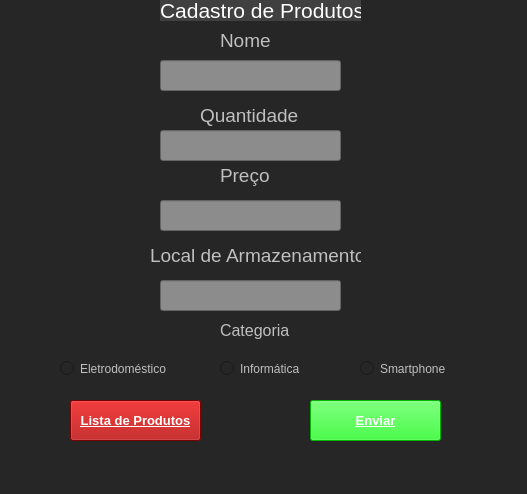
<?xml version="1.0" encoding="UTF-8"?>
<ui version="4.0">
 <class>MainWindow</class>
 <widget class="QMainWindow" name="MainWindow">
  <property name="geometry">
   <rect>
    <x>0</x>
    <y>0</y>
    <width>527</width>
    <height>494</height>
   </rect>
  </property>
  <property name="windowTitle">
   <string>MainWindow</string>
  </property>
  <property name="styleSheet">
   <string notr="true">background-color: rgb(38, 38, 38);
color: rgb(191, 191, 191);</string>
  </property>
  <widget class="QWidget" name="centralwidget">
   <property name="autoFillBackground">
    <bool>false</bool>
   </property>
   <widget class="QLabel" name="label_2">
    <property name="geometry">
     <rect>
      <x>220</x>
      <y>30</y>
      <width>61</width>
      <height>21</height>
     </rect>
    </property>
    <property name="font">
     <font>
      <pointsize>14</pointsize>
     </font>
    </property>
    <property name="text">
     <string>Nome</string>
    </property>
   </widget>
   <widget class="QLabel" name="label_3">
    <property name="geometry">
     <rect>
      <x>200</x>
      <y>100</y>
      <width>111</width>
      <height>31</height>
     </rect>
    </property>
    <property name="font">
     <font>
      <pointsize>14</pointsize>
     </font>
    </property>
    <property name="text">
     <string>Quantidade</string>
    </property>
   </widget>
   <widget class="QLabel" name="label_4">
    <property name="geometry">
     <rect>
      <x>220</x>
      <y>160</y>
      <width>51</width>
      <height>31</height>
     </rect>
    </property>
    <property name="font">
     <font>
      <pointsize>14</pointsize>
      <weight>50</weight>
      <bold>false</bold>
     </font>
    </property>
    <property name="text">
     <string>Preço</string>
    </property>
   </widget>
   <widget class="QLineEdit" name="lineEdit">
    <property name="geometry">
     <rect>
      <x>160</x>
      <y>60</y>
      <width>181</width>
      <height>31</height>
     </rect>
    </property>
    <property name="font">
     <font>
      <pointsize>12</pointsize>
     </font>
    </property>
    <property name="styleSheet">
     <string notr="true">background-color: rgb(140, 140, 140);
color: rgb(255, 255, 255);</string>
    </property>
   </widget>
   <widget class="QLineEdit" name="lineEdit_2">
    <property name="geometry">
     <rect>
      <x>160</x>
      <y>130</y>
      <width>181</width>
      <height>31</height>
     </rect>
    </property>
    <property name="font">
     <font>
      <pointsize>12</pointsize>
     </font>
    </property>
    <property name="styleSheet">
     <string notr="true">background-color: rgb(140, 140, 140);
color: rgb(255, 255, 255);</string>
    </property>
   </widget>
   <widget class="QLineEdit" name="lineEdit_3">
    <property name="geometry">
     <rect>
      <x>160</x>
      <y>200</y>
      <width>181</width>
      <height>31</height>
     </rect>
    </property>
    <property name="font">
     <font>
      <pointsize>12</pointsize>
     </font>
    </property>
    <property name="styleSheet">
     <string notr="true">background-color: rgb(140, 140, 140);
color: rgb(255, 255, 255);</string>
    </property>
   </widget>
   <widget class="QLabel" name="label_5">
    <property name="geometry">
     <rect>
      <x>150</x>
      <y>240</y>
      <width>211</width>
      <height>31</height>
     </rect>
    </property>
    <property name="font">
     <font>
      <pointsize>14</pointsize>
     </font>
    </property>
    <property name="text">
     <string>Local de Armazenamento</string>
    </property>
   </widget>
   <widget class="QLineEdit" name="lineEdit_4">
    <property name="geometry">
     <rect>
      <x>160</x>
      <y>280</y>
      <width>181</width>
      <height>31</height>
     </rect>
    </property>
    <property name="font">
     <font>
      <pointsize>12</pointsize>
     </font>
    </property>
    <property name="styleSheet">
     <string notr="true">background-color: rgb(140, 140, 140);
color: rgb(255, 255, 255);</string>
    </property>
    <property name="text">
     <string/>
    </property>
   </widget>
   <widget class="QLabel" name="label_6">
    <property name="geometry">
     <rect>
      <x>220</x>
      <y>320</y>
      <width>71</width>
      <height>21</height>
     </rect>
    </property>
    <property name="font">
     <font>
      <pointsize>12</pointsize>
     </font>
    </property>
    <property name="text">
     <string>Categoria</string>
    </property>
   </widget>
   <widget class="QRadioButton" name="radioButton">
    <property name="geometry">
     <rect>
      <x>60</x>
      <y>360</y>
      <width>121</width>
      <height>17</height>
     </rect>
    </property>
    <property name="font">
     <font>
      <pointsize>9</pointsize>
     </font>
    </property>
    <property name="text">
     <string>Eletrodoméstico</string>
    </property>
   </widget>
   <widget class="QRadioButton" name="radioButton_2">
    <property name="geometry">
     <rect>
      <x>220</x>
      <y>360</y>
      <width>91</width>
      <height>17</height>
     </rect>
    </property>
    <property name="font">
     <font>
      <pointsize>9</pointsize>
     </font>
    </property>
    <property name="text">
     <string>Informática</string>
    </property>
   </widget>
   <widget class="QRadioButton" name="radioButton_3">
    <property name="geometry">
     <rect>
      <x>360</x>
      <y>360</y>
      <width>101</width>
      <height>17</height>
     </rect>
    </property>
    <property name="font">
     <font>
      <pointsize>9</pointsize>
     </font>
    </property>
    <property name="text">
     <string>Smartphone</string>
    </property>
   </widget>
   <widget class="QPushButton" name="pushButton">
    <property name="geometry">
     <rect>
      <x>310</x>
      <y>400</y>
      <width>131</width>
      <height>41</height>
     </rect>
    </property>
    <property name="font">
     <font>
      <pointsize>10</pointsize>
      <weight>75</weight>
      <bold>true</bold>
      <underline>true</underline>
     </font>
    </property>
    <property name="styleSheet">
     <string notr="true">background-color: rgb(0, 255, 0);
color: rgb(255, 255, 255);</string>
    </property>
    <property name="text">
     <string>Enviar</string>
    </property>
   </widget>
   <widget class="QPushButton" name="pushButton_2">
    <property name="geometry">
     <rect>
      <x>70</x>
      <y>400</y>
      <width>131</width>
      <height>41</height>
     </rect>
    </property>
    <property name="font">
     <font>
      <pointsize>10</pointsize>
      <weight>75</weight>
      <bold>true</bold>
      <underline>true</underline>
     </font>
    </property>
    <property name="styleSheet">
     <string notr="true">color: rgb(255, 255, 255);
background-color: rgb(170, 0, 0);</string>
    </property>
    <property name="text">
     <string>Lista de Produtos</string>
    </property>
   </widget>
   <widget class="QLabel" name="label">
    <property name="geometry">
     <rect>
      <x>160</x>
      <y>0</y>
      <width>201</width>
      <height>21</height>
     </rect>
    </property>
    <property name="font">
     <font>
      <pointsize>16</pointsize>
     </font>
    </property>
    <property name="styleSheet">
     <string notr="true">background-color: rgb(64, 64, 64);
color: rgb(255, 255, 255);</string>
    </property>
    <property name="text">
     <string>Cadastro de Produtos</string>
    </property>
   </widget>
  </widget>
  <widget class="QMenuBar" name="menubar">
   <property name="geometry">
    <rect>
     <x>0</x>
     <y>0</y>
     <width>527</width>
     <height>21</height>
    </rect>
   </property>
  </widget>
  <widget class="QStatusBar" name="statusbar"/>
 </widget>
 <resources/>
 <connections/>
</ui>
